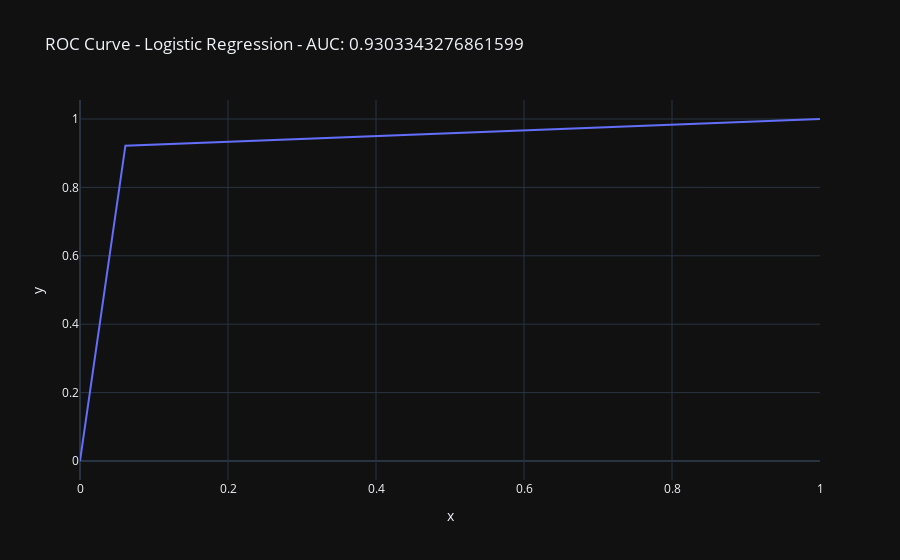
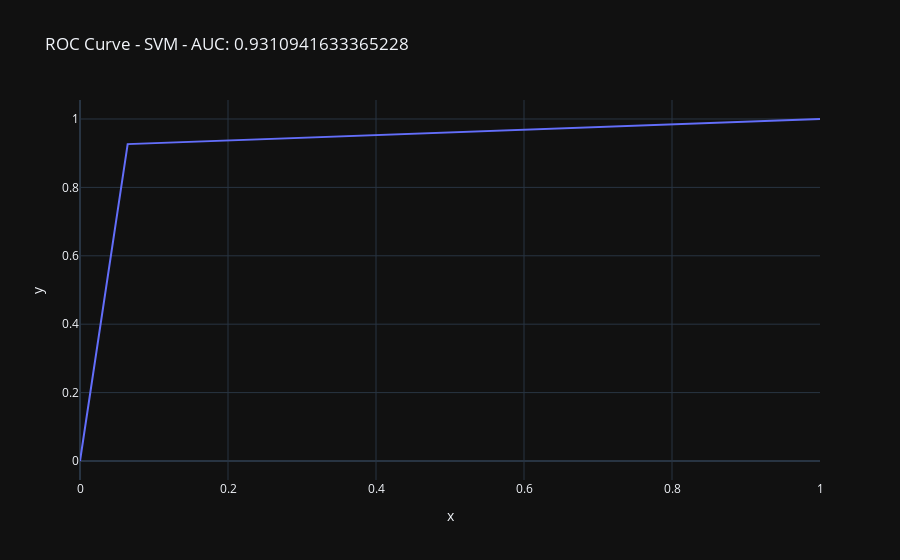
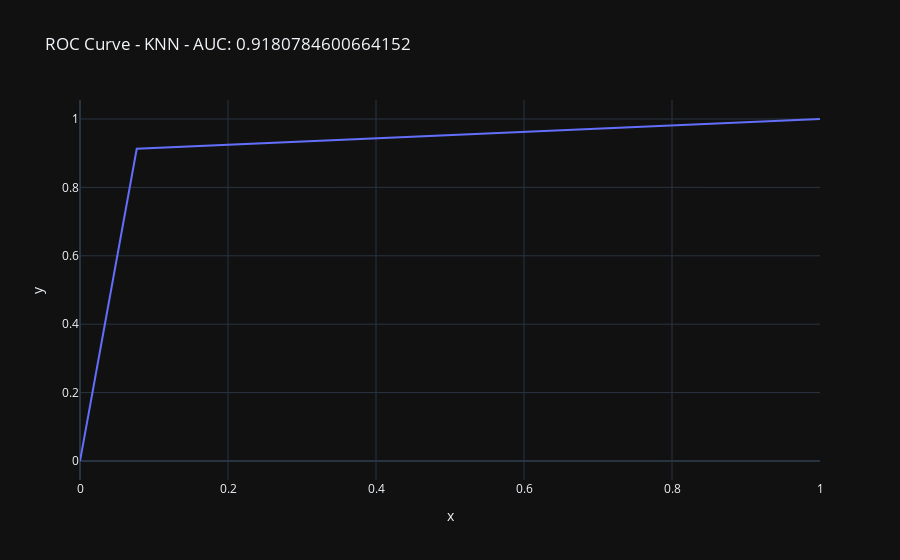
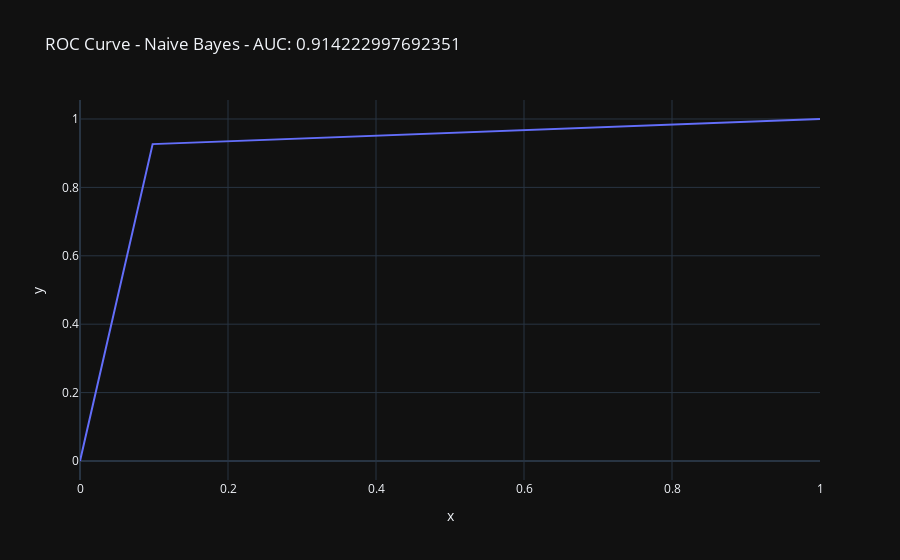

The cell these charts' notebook holds for them, in order:
### Markdown cell above
Debido a que el resultado de los modelos es muy parecido, se recurrirá a la curva ROC para elegir el mejor modelo.

### Code cell
# Curva ROC
best_auc = 0
for nombre, modelo in modelos.items():
    modelo.fit(X_train, y_train)
    y_pred = modelo.predict(X_test)
    fpr, tpr, _ = roc_curve(y_test, y_pred)
    auc = roc_auc_score(y_test, y_pred)
    if auc > best_auc:
        best_auc = auc
        best_model = nombre
    px.line(x=fpr, y=tpr, title=f"ROC Curve - {nombre} - AUC: {auc}").show()
print(f"Best AUC: {best_auc} - Best Model: {best_model}")

### Figure 1 — Plotly figure (JSON) as saved in the notebook; plotly's stock layout.template omitted (floating-point values rounded to 4 significant figures)
{"data": [{"hovertemplate": "x=%{x}<br>y=%{y}<extra></extra>", "legendgroup": "", "line": {"color": "#636efa", "dash": "solid"}, "marker": {"symbol": "circle"}, "mode": "lines", "name": "", "orientation": "v", "showlegend": false, "x": [0.0, 0.06135, 1.0], "xaxis": "x", "y": [0.0, 0.922, 1.0], "yaxis": "y", "type": "scatter"}], "layout": {"xaxis": {"anchor": "y", "domain": [0.0, 1.0], "title": {"text": "x"}}, "yaxis": {"anchor": "x", "domain": [0.0, 1.0], "title": {"text": "y"}}, "legend": {"tracegroupgap": 0}, "title": {"text": "ROC Curve - Logistic Regression - AUC: 0.9303343276861599"}}}

### Figure 2 — Plotly figure (JSON) as saved in the notebook; plotly's stock layout.template omitted (floating-point values rounded to 4 significant figures)
{"data": [{"hovertemplate": "x=%{x}<br>y=%{y}<extra></extra>", "legendgroup": "", "line": {"color": "#636efa", "dash": "solid"}, "marker": {"symbol": "circle"}, "mode": "lines", "name": "", "orientation": "v", "showlegend": false, "x": [0.0, 0.06442, 1.0], "xaxis": "x", "y": [0.0, 0.9266, 1.0], "yaxis": "y", "type": "scatter"}], "layout": {"xaxis": {"anchor": "y", "domain": [0.0, 1.0], "title": {"text": "x"}}, "yaxis": {"anchor": "x", "domain": [0.0, 1.0], "title": {"text": "y"}}, "legend": {"tracegroupgap": 0}, "title": {"text": "ROC Curve - SVM - AUC: 0.9310941633365228"}}}

### Figure 3 — Plotly figure (JSON) as saved in the notebook; plotly's stock layout.template omitted (floating-point values rounded to 4 significant figures)
{"data": [{"hovertemplate": "x=%{x}<br>y=%{y}<extra></extra>", "legendgroup": "", "line": {"color": "#636efa", "dash": "solid"}, "marker": {"symbol": "circle"}, "mode": "lines", "name": "", "orientation": "v", "showlegend": false, "x": [0.0, 0.07669, 1.0], "xaxis": "x", "y": [0.0, 0.9128, 1.0], "yaxis": "y", "type": "scatter"}], "layout": {"xaxis": {"anchor": "y", "domain": [0.0, 1.0], "title": {"text": "x"}}, "yaxis": {"anchor": "x", "domain": [0.0, 1.0], "title": {"text": "y"}}, "legend": {"tracegroupgap": 0}, "title": {"text": "ROC Curve - KNN - AUC: 0.9180784600664152"}}}

### Figure 4 — Plotly figure (JSON) as saved in the notebook; plotly's stock layout.template omitted (floating-point values rounded to 4 significant figures)
{"data": [{"hovertemplate": "x=%{x}<br>y=%{y}<extra></extra>", "legendgroup": "", "line": {"color": "#636efa", "dash": "solid"}, "marker": {"symbol": "circle"}, "mode": "lines", "name": "", "orientation": "v", "showlegend": false, "x": [0.0, 0.09816, 1.0], "xaxis": "x", "y": [0.0, 0.9266, 1.0], "yaxis": "y", "type": "scatter"}], "layout": {"xaxis": {"anchor": "y", "domain": [0.0, 1.0], "title": {"text": "x"}}, "yaxis": {"anchor": "x", "domain": [0.0, 1.0], "title": {"text": "y"}}, "legend": {"tracegroupgap": 0}, "title": {"text": "ROC Curve - Naive Bayes - AUC: 0.914222997692351"}}}
